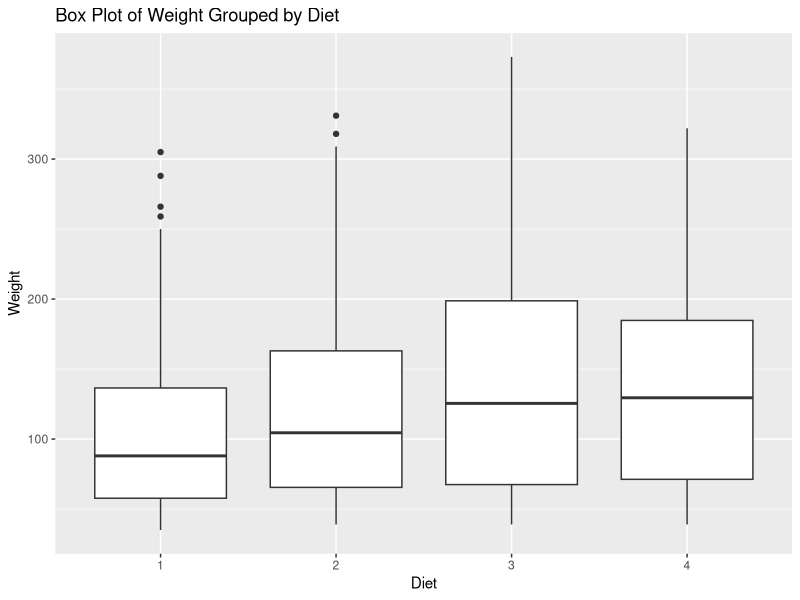
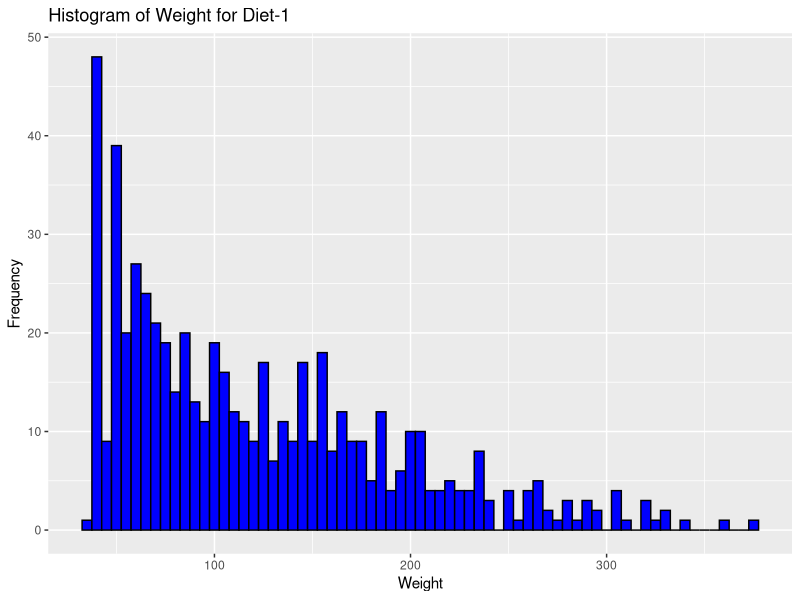
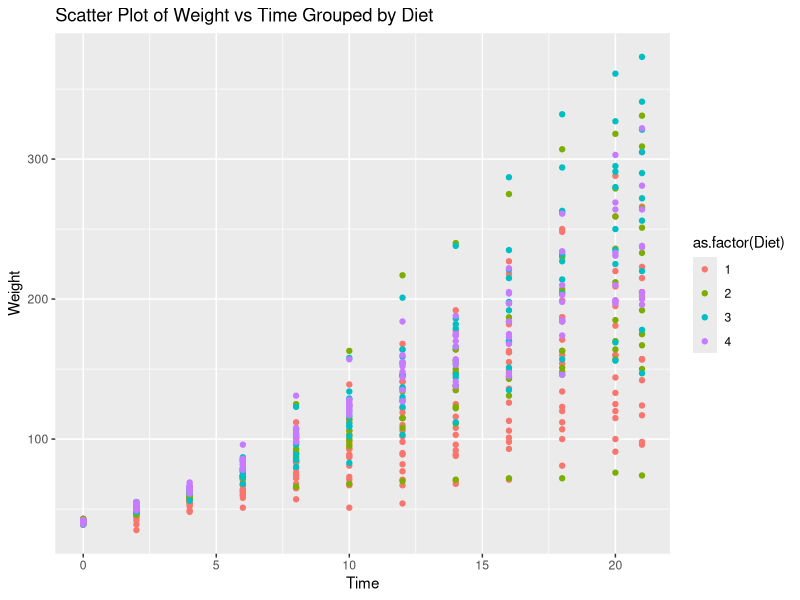

The R script that drew these images, in order:
# Load required libraries
library(ggplot2)

# Load the ChickWeight dataset
data(ChickWeight)

# (a) Create Box plot for "weight" grouped by "Diet"
boxplot_plot <- ggplot(ChickWeight, aes(x = as.factor(Diet), y = weight)) +
  geom_boxplot() +
  labs(x = "Diet", y = "Weight", title = "Box Plot of Weight Grouped by Diet")
print(boxplot_plot)

# (b) Create Histogram for "weight" features belonging to Diet-1 category
histogram_plot <- ggplot(ChickWeight, aes(x = weight)) +
  geom_histogram(binwidth = 5, fill = "blue", color = "black") +
  labs(x = "Weight", y = "Frequency", title = "Histogram of Weight for Diet-1")
print(histogram_plot)

# (c) Create Scatter plot for "weight" vs "Time" grouped by Diet
scatter_plot <- ggplot(ChickWeight, aes(x = Time, y = weight, color = as.factor(Diet))) +
  geom_point() +
  labs(x = "Time", y = "Weight", title = "Scatter Plot of Weight vs Time Grouped by Diet")
print(scatter_plot)

